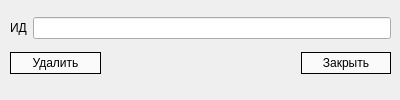
<?xml version="1.0" encoding="UTF-8"?>
<ui version="4.0">
 <class>DeleteUserDialog</class>
 <widget class="QDialog" name="DeleteUserDialog">
  <property name="geometry">
   <rect>
    <x>0</x>
    <y>0</y>
    <width>400</width>
    <height>100</height>
   </rect>
  </property>
  <property name="windowTitle">
   <string>Dialog</string>
  </property>
  <widget class="QWidget" name="verticalLayoutWidget">
   <property name="geometry">
    <rect>
     <x>10</x>
     <y>10</y>
     <width>381</width>
     <height>71</height>
    </rect>
   </property>
   <layout class="QVBoxLayout" name="verticalLayout">
    <item>
     <layout class="QHBoxLayout" name="horizontalLayout_5">
      <item>
       <widget class="QLabel" name="label_6">
        <property name="text">
         <string>ИД</string>
        </property>
       </widget>
      </item>
      <item>
       <widget class="QLineEdit" name="inputId"/>
      </item>
     </layout>
    </item>
    <item>
     <layout class="QHBoxLayout" name="horizontalLayout_9">
      <property name="spacing">
       <number>200</number>
      </property>
      <item>
       <widget class="QPushButton" name="buttonDeleteUser">
        <property name="styleSheet">
         <string notr="true">QPushButton
{
background-color: rgb(250, 250, 250);
border: 1px solid black;
padding: 3px;
}

QPushButton:pressed
{
background-color: rgb(240, 240, 240);
}

QPushButton:hover:!pressed
{
background-color: rgb(240, 240, 240);
}</string>
        </property>
        <property name="text">
         <string>Удалить</string>
        </property>
       </widget>
      </item>
      <item>
       <widget class="QPushButton" name="buttonCloseDialog">
        <property name="styleSheet">
         <string notr="true">QPushButton
{
background-color: rgb(250, 250, 250);
border: 1px solid black;
padding: 3px;
}

QPushButton:pressed
{
background-color: rgb(240, 240, 240);
}

QPushButton:hover:!pressed
{
background-color: rgb(240, 240, 240);
}</string>
        </property>
        <property name="text">
         <string>Закрыть</string>
        </property>
       </widget>
      </item>
     </layout>
    </item>
   </layout>
  </widget>
 </widget>
 <resources/>
 <connections>
  <connection>
   <sender>buttonCloseDialog</sender>
   <signal>clicked()</signal>
   <receiver>DeleteUserDialog</receiver>
   <slot>close()</slot>
   <hints>
    <hint type="sourcelabel">
     <x>344</x>
     <y>63</y>
    </hint>
    <hint type="destinationlabel">
     <x>199</x>
     <y>49</y>
    </hint>
   </hints>
  </connection>
 </connections>
</ui>
